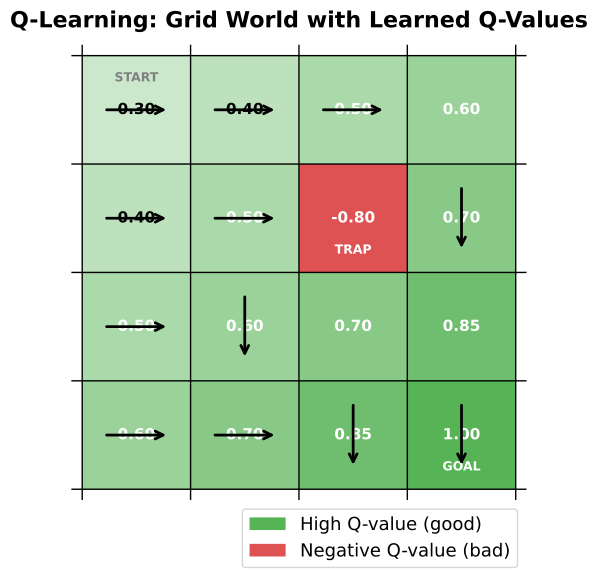

Reproduce this figure in Python.
"""Q-Learning Grid World - Visualization of Q-values in a simple environment"""
import matplotlib.pyplot as plt
import numpy as np
from pathlib import Path

plt.rcParams.update({
    'font.size': 14, 'axes.labelsize': 14, 'axes.titlesize': 16,
    'xtick.labelsize': 13, 'ytick.labelsize': 13, 'legend.fontsize': 13,
    'figure.figsize': (10, 6), 'figure.dpi': 150
})

MLPURPLE = '#3333B2'
MLBLUE = '#0066CC'
MLGREEN = '#2CA02C'
MLRED = '#D62728'
MLORANGE = '#FF7F0E'

np.random.seed(42)

fig, ax = plt.subplots(figsize=(10, 6))

# 4x4 grid world
grid_size = 4

# Q-values for each state (showing max Q-value)
# Higher values near goal (bottom-right), negative near trap (position 1,2)
q_values = np.array([
    [0.3, 0.4, 0.5, 0.6],
    [0.4, 0.5, -0.8, 0.7],  # Trap at (1,2)
    [0.5, 0.6, 0.7, 0.85],
    [0.6, 0.7, 0.85, 1.0]   # Goal at (3,3)
])

# Draw grid
for i in range(grid_size + 1):
    ax.axhline(y=i, color='black', linewidth=1)
    ax.axvline(x=i, color='black', linewidth=1)

# Color cells by Q-value
for i in range(grid_size):
    for j in range(grid_size):
        q = q_values[i, j]
        if q < 0:
            color = MLRED
            alpha = min(abs(q), 1)
        else:
            color = MLGREEN
            alpha = min(q, 1) * 0.8

        rect = plt.Rectangle((j, grid_size - 1 - i), 1, 1,
                              facecolor=color, alpha=alpha, edgecolor='none')
        ax.add_patch(rect)

        # Add Q-value text
        ax.text(j + 0.5, grid_size - 0.5 - i, f'{q:.2f}',
                ha='center', va='center', fontsize=11, fontweight='bold',
                color='white' if abs(q) > 0.4 else 'black')

# Mark special states
# Start state
ax.text(0.5, grid_size - 0.15, 'START', ha='center', va='top', fontsize=9,
        color='gray', fontweight='bold')
# Goal state
ax.text(3.5, 0.15, 'GOAL', ha='center', va='bottom', fontsize=9,
        color='white', fontweight='bold')
# Trap state
ax.text(2.5, 2.15, 'TRAP', ha='center', va='bottom', fontsize=9,
        color='white', fontweight='bold')

# Draw optimal policy arrows
arrows = [
    ((0, 3), 'right'), ((1, 3), 'right'), ((2, 3), 'down'), ((3, 3), 'down'),
    ((0, 2), 'right'), ((1, 2), 'down'),  # Skip trap
    ((0, 1), 'right'), ((1, 1), 'right'), ((3, 1), 'down'),
    ((0, 0), 'right'), ((1, 0), 'right'), ((2, 0), 'right')
]

arrow_offset = 0.5
arrow_len = 0.3
for (x, y), direction in arrows:
    y_plot = grid_size - 1 - y
    if direction == 'right':
        ax.annotate('', xy=(x + arrow_offset + arrow_len, y_plot + 0.5),
                    xytext=(x + arrow_offset - arrow_len, y_plot + 0.5),
                    arrowprops=dict(arrowstyle='->', color='black', lw=2))
    elif direction == 'down':
        ax.annotate('', xy=(x + 0.5, y_plot + arrow_offset - arrow_len),
                    xytext=(x + 0.5, y_plot + arrow_offset + arrow_len),
                    arrowprops=dict(arrowstyle='->', color='black', lw=2))

ax.set_xlim(-0.1, grid_size + 0.1)
ax.set_ylim(-0.1, grid_size + 0.1)
ax.set_aspect('equal')
ax.axis('off')
ax.set_title('Q-Learning: Grid World with Learned Q-Values', fontsize=16,
             fontweight='bold', y=1.02)

# Legend
from matplotlib.patches import Patch
legend_elements = [
    Patch(facecolor=MLGREEN, alpha=0.8, label='High Q-value (good)'),
    Patch(facecolor=MLRED, alpha=0.8, label='Negative Q-value (bad)')
]
ax.legend(handles=legend_elements, loc='upper right', bbox_to_anchor=(1.0, 0.0))

plt.tight_layout()
plt.savefig(Path(__file__).parent / 'chart.pdf', dpi=300, bbox_inches='tight')
plt.close()
print("Chart saved: 04_q_learning_grid/chart.pdf")
